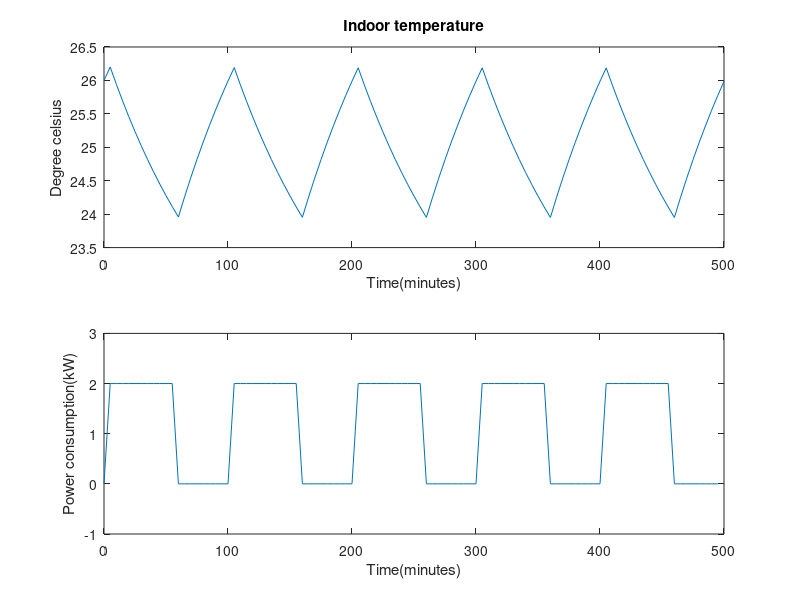
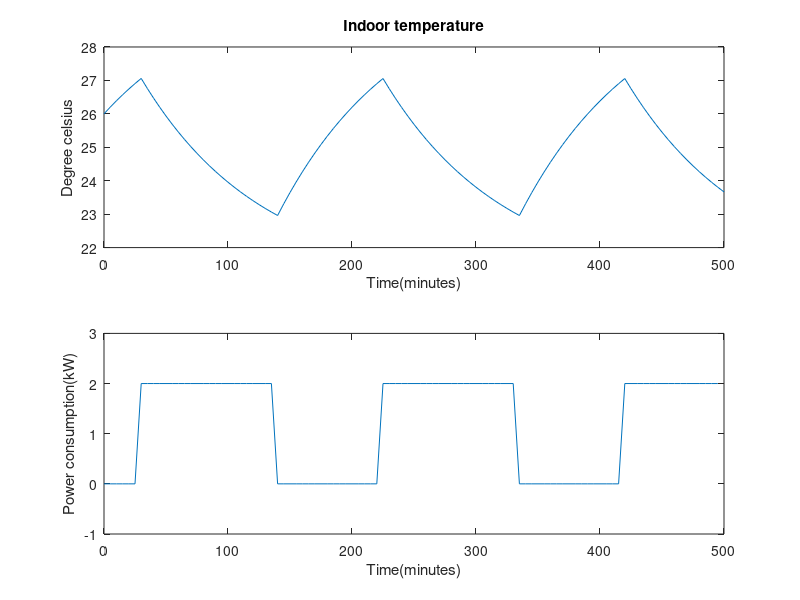

These charts were generated, in order, by the following MATLAB code:
%%
clear; clc;

x = zeros(1,100);
p = zeros(1,100);
x(1) = 26;

sw = 0; % 0 for off, 1 for on

for t = 1:100
    if x(t) > 26    % turn on
        sw = 1;
    elseif x(t) < 24
        sw = 0;
    end
    
    if sw == 1
        p(t) = 2000;
    else
        p(t) = 0;
    end
    
    x(t+1) = 0.95*x(t) + 0.05*(30-0.9/200*p(t));
    
end

tx = 0:5:500;
tp = 0:5:495;
figure(1);
subplot(2,1,1);
plot(tx,x);
xlabel('Time(minutes)'); ylabel('Degree celsius');
title('Indoor temperature');

subplot(2,1,2);
plot(tp,p/1000);
ylim([-1 3]);
xlabel('Time(minutes)'); ylabel('Power consumption(kW)');

total_e = sum(p) / 12 / 1000;

%%
clear; clc;

x = zeros(1,100);
p = zeros(1,100);
x(1) = 26;

sw = 0; % 0 for off, 1 for on

for t = 1:100
    if x(t) > 27    % turn on
        sw = 1;
    elseif x(t) < 23
        sw = 0;
    end
    
    if sw == 1
        p(t) = 2000;
    else
        p(t) = 0;
    end
    
    x(t+1) = 0.95*x(t) + 0.05*(30-0.9/200*p(t));
    
end

tx = 0:5:500;
tp = 0:5:495;
figure(2);
subplot(2,1,1);
plot(tx,x);
xlabel('Time(minutes)'); ylabel('Degree celsius');
title('Indoor temperature');

subplot(2,1,2);
plot(tp,p/1000);
ylim([-1 3]);
xlabel('Time(minutes)'); ylabel('Power consumption(kW)');

total_e = sum(p) / 12 / 1000;